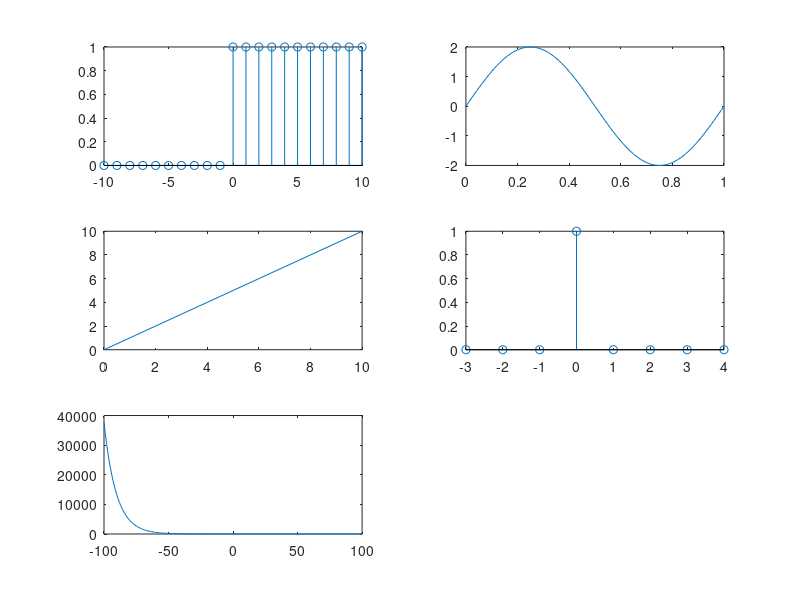

Recreate this plot in MATLAB.

% Unit step signal
t1=-10:10;
y1=[zeros(1,10) ones(1,11)];

% Sinusoidal signal 
t2=0:0.01:1;
y2=2*sin(2*pi*t2);

% Ramp signal
t3=0:1:10;

%Unit pulse signal
t4 = -3:1:4;
y4 = [0,0,0,1,0,0,0,0];

%Exponential signal
t5 = -100:100;
alpha = 0.9;
y5 = alpha.^t5;

subplot(3,2,1), stem(t1,y1), subplot(3,2,2), plot(t2,y2), 
subplot(3,2,3), plot(t3,t3), subplot(3,2,4), stem(t4,y4),
subplot(3,2,5), plot(t5,y5);